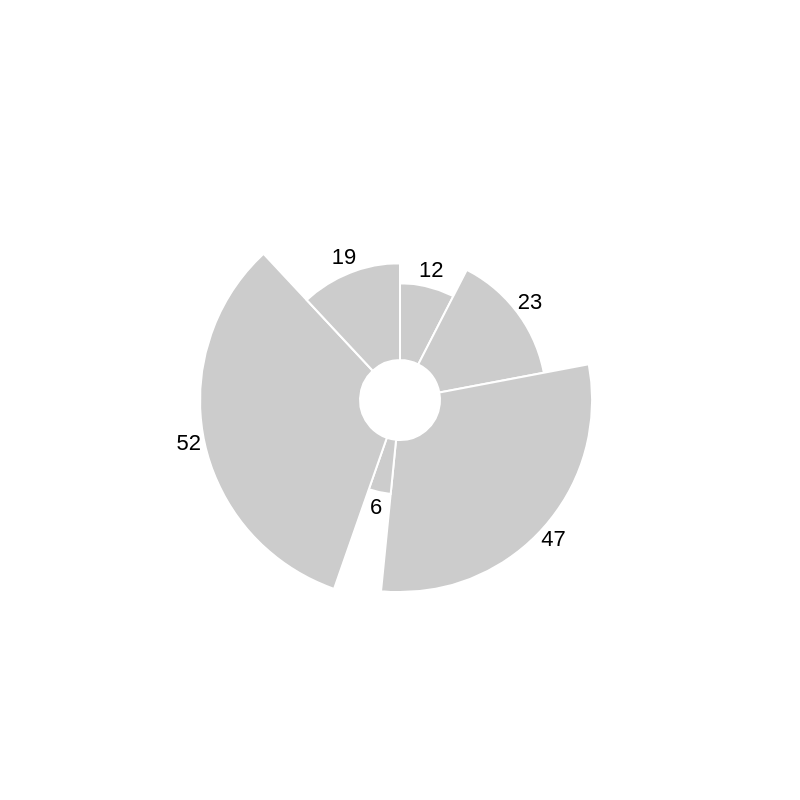

Vega-Lite specification stored for this chart:
### Vega specification from a JSON file in a GitHub repository (floating-point values rounded to 4 significant figures)
{"schema": {"language": "vega", "version": "3.0.0"}, "width": 400, "height": 400, "data": [{"name": "table", "values": [12, 23, 47, 6, 52, 19], "transform": [{"type": "pie", "field": "data"}]}], "scales": [{"name": "r", "type": "sqrt", "domain": {"data": "table", "field": "data"}, "zero": true, "range": [20, 100]}], "marks": [{"type": "arc", "from": {"data": "table"}, "encode": {"enter": {"x": {"field": {"group": "width"}, "mult": 0.5}, "y": {"field": {"group": "height"}, "mult": 0.5}, "startAngle": {"field": "startAngle"}, "endAngle": {"field": "endAngle"}, "innerRadius": {"value": 20}, "outerRadius": {"scale": "r", "field": "data"}, "stroke": {"value": "#fff"}}, "update": {"fill": {"value": "#ccc"}}, "hover": {"fill": {"value": "pink"}}}}, {"type": "text", "from": {"data": "table"}, "encode": {"enter": {"x": {"field": {"group": "width"}, "mult": 0.5}, "y": {"field": {"group": "height"}, "mult": 0.5}, "radius": {"scale": "r", "field": "data", "offset": 8}, "theta": {"signal": "(datum.startAngle + datum.endAngle)/2"}, "fill": {"value": "#000"}, "align": {"value": "center"}, "baseline": {"value": "middle"}, "text": {"field": "data"}}}}]}
